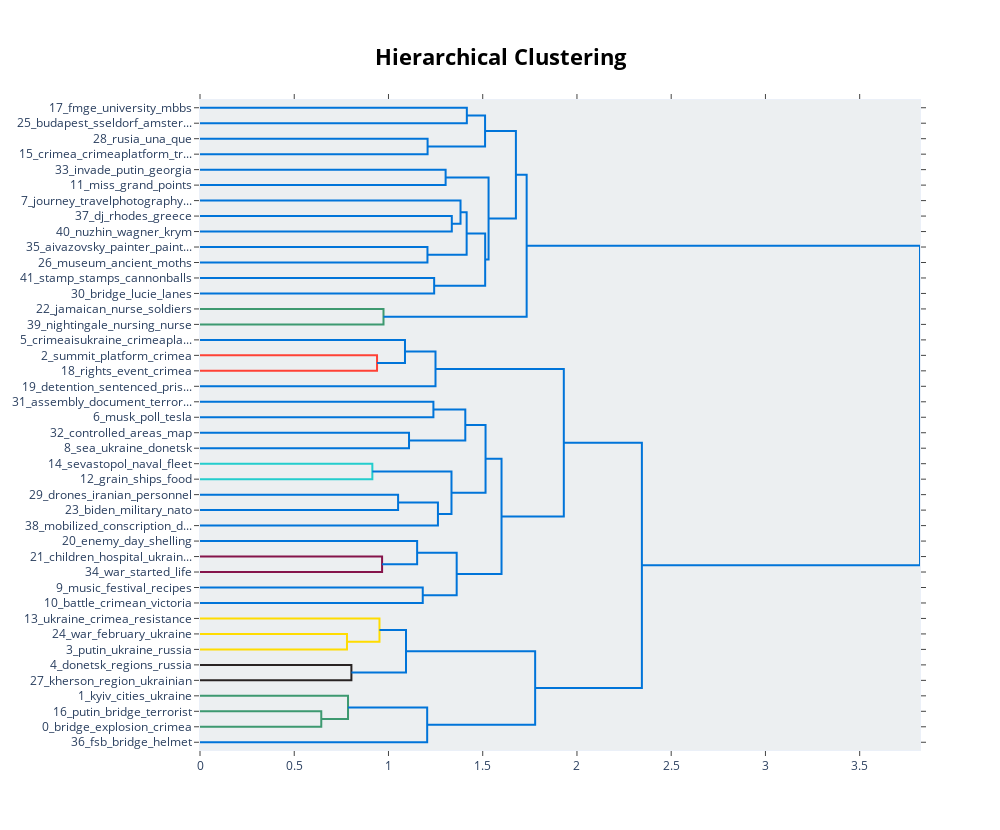

The code cell stored with this chart in its notebook:
### Code cell
model_ig.visualize_hierarchy()

### Figure 1 — Plotly figure (JSON) as saved in the notebook; plotly's stock layout.template omitted (floating-point values rounded to 4 significant figures)
{"data": [{"hoverinfo": "text", "marker": {"color": "rgb(0,116,217)"}, "mode": "lines", "type": "scatter", "x": [0, 1.416, 1.416, 0], "xaxis": "x", "y": [-5, -5, -15, -15], "yaxis": "y"}, {"hoverinfo": "text", "marker": {"color": "rgb(0,116,217)"}, "mode": "lines", "type": "scatter", "x": [0, 1.208, 1.208, 0], "xaxis": "x", "y": [-25, -25, -35, -35], "yaxis": "y"}, {"hoverinfo": "text", "marker": {"color": "rgb(0,116,217)"}, "mode": "lines", "type": "scatter", "x": [1.416, 1.513, 1.513, 1.208], "xaxis": "x", "y": [-10, -10, -30, -30], "yaxis": "y"}, {"hoverinfo": "text", "marker": {"color": "rgb(0,116,217)"}, "mode": "lines", "type": "scatter", "x": [0, 1.303, 1.303, 0], "xaxis": "x", "y": [-45, -45, -55, -55], "yaxis": "y"}, {"hoverinfo": "text", "marker": {"color": "rgb(0,116,217)"}, "mode": "lines", "type": "scatter", "x": [0, 1.336, 1.336, 0], "xaxis": "x", "y": [-75, -75, -85, -85], "yaxis": "y"}, {"hoverinfo": "text", "marker": {"color": "rgb(0,116,217)"}, "mode": "lines", "type": "scatter", "x": [0, 1.382, 1.382, 1.336], "xaxis": "x", "y": [-65, -65, -80, -80], "yaxis": "y"}, {"hoverinfo": "text", "marker": {"color": "rgb(0,116,217)"}, "mode": "lines", "type": "scatter", "x": [0, 1.207, 1.207, 0], "xaxis": "x", "y": [-95, -95, -105, -105], "yaxis": "y"}, {"hoverinfo": "text", "marker": {"color": "rgb(0,116,217)"}, "mode": "lines", "type": "scatter", "x": [1.382, 1.415, 1.415, 1.207], "xaxis": "x", "y": [-72.5, -72.5, -100, -100], "yaxis": "y"}, {"hoverinfo": "text", "marker": {"color": "rgb(0,116,217)"}, "mode": "lines", "type": "scatter", "x": [0, 1.242, 1.242, 0], "xaxis": "x", "y": [-115, -115, -125, -125], "yaxis": "y"}, {"hoverinfo": "text", "marker": {"color": "rgb(0,116,217)"}, "mode": "lines", "type": "scatter", "x": [1.415, 1.513, 1.513, 1.242], "xaxis": "x", "y": [-86.25, -86.25, -120, -120], "yaxis": "y"}, {"hoverinfo": "text", "marker": {"color": "rgb(0,116,217)"}, "mode": "lines", "type": "scatter", "x": [1.303, 1.531, 1.531, 1.513], "xaxis": "x", "y": [-50, -50, -103.1, -103.1], "yaxis": "y"}, {"hoverinfo": "text", "marker": {"color": "rgb(0,116,217)"}, "mode": "lines", "type": "scatter", "x": [1.513, 1.676, 1.676, 1.531], "xaxis": "x", "y": [-20, -20, -76.56, -76.56], "yaxis": "y"}, {"hoverinfo": "text", "marker": {"color": "rgb(61,153,112)"}, "mode": "lines", "type": "scatter", "x": [0, 0.9736, 0.9736, 0], "xaxis": "x", "y": [-135, -135, -145, -145], "yaxis": "y"}, {"hoverinfo": "text", "marker": {"color": "rgb(0,116,217)"}, "mode": "lines", "type": "scatter", "x": [1.676, 1.733, 1.733, 0.9736], "xaxis": "x", "y": [-48.28, -48.28, -140, -140], "yaxis": "y"}, {"hoverinfo": "text", "marker": {"color": "rgb(255,65,54)"}, "mode": "lines", "type": "scatter", "x": [0, 0.9393, 0.9393, 0], "xaxis": "x", "y": [-165, -165, -175, -175], "yaxis": "y"}, {"hoverinfo": "text", "marker": {"color": "rgb(0,116,217)"}, "mode": "lines", "type": "scatter", "x": [0, 1.088, 1.088, 0.9393], "xaxis": "x", "y": [-155, -155, -170, -170], "yaxis": "y"}, {"hoverinfo": "text", "marker": {"color": "rgb(0,116,217)"}, "mode": "lines", "type": "scatter", "x": [1.088, 1.25, 1.25, 0], "xaxis": "x", "y": [-162.5, -162.5, -185, -185], "yaxis": "y"}, {"hoverinfo": "text", "marker": {"color": "rgb(0,116,217)"}, "mode": "lines", "type": "scatter", "x": [0, 1.238, 1.238, 0], "xaxis": "x", "y": [-195, -195, -205, -205], "yaxis": "y"}, {"hoverinfo": "text", "marker": {"color": "rgb(0,116,217)"}, "mode": "lines", "type": "scatter", "x": [0, 1.109, 1.109, 0], "xaxis": "x", "y": [-215, -215, -225, -225], "yaxis": "y"}, {"hoverinfo": "text", "marker": {"color": "rgb(0,116,217)"}, "mode": "lines", "type": "scatter", "x": [1.238, 1.408, 1.408, 1.109], "xaxis": "x", "y": [-200, -200, -220, -220], "yaxis": "y"}, {"hoverinfo": "text", "marker": {"color": "rgb(35,205,205)"}, "mode": "lines", "type": "scatter", "x": [0, 0.9144, 0.9144, 0], "xaxis": "x", "y": [-235, -235, -245, -245], "yaxis": "y"}, {"hoverinfo": "text", "marker": {"color": "rgb(0,116,217)"}, "mode": "lines", "type": "scatter", "x": [0, 1.051, 1.051, 0], "xaxis": "x", "y": [-255, -255, -265, -265], "yaxis": "y"}, {"hoverinfo": "text", "marker": {"color": "rgb(0,116,217)"}, "mode": "lines", "type": "scatter", "x": [1.051, 1.262, 1.262, 0], "xaxis": "x", "y": [-260, -260, -275, -275], "yaxis": "y"}, {"hoverinfo": "text", "marker": {"color": "rgb(0,116,217)"}, "mode": "lines", "type": "scatter", "x": [0.9144, 1.334, 1.334, 1.262], "xaxis": "x", "y": [-240, -240, -267.5, -267.5], "yaxis": "y"}, {"hoverinfo": "text", "marker": {"color": "rgb(0,116,217)"}, "mode": "lines", "type": "scatter", "x": [1.408, 1.515, 1.515, 1.334], "xaxis": "x", "y": [-210, -210, -253.8, -253.8], "yaxis": "y"}, {"hoverinfo": "text", "marker": {"color": "rgb(133,20,75)"}, "mode": "lines", "type": "scatter", "x": [0, 0.9661, 0.9661, 0], "xaxis": "x", "y": [-295, -295, -305, -305], "yaxis": "y"}, {"hoverinfo": "text", "marker": {"color": "rgb(0,116,217)"}, "mode": "lines", "type": "scatter", "x": [0, 1.152, 1.152, 0.9661], "xaxis": "x", "y": [-285, -285, -300, -300], "yaxis": "y"}, {"hoverinfo": "text", "marker": {"color": "rgb(0,116,217)"}, "mode": "lines", "type": "scatter", "x": [0, 1.182, 1.182, 0], "xaxis": "x", "y": [-315, -315, -325, -325], "yaxis": "y"}, {"hoverinfo": "text", "marker": {"color": "rgb(0,116,217)"}, "mode": "lines", "type": "scatter", "x": [1.152, 1.362, 1.362, 1.182], "xaxis": "x", "y": [-292.5, -292.5, -320, -320], "yaxis": "y"}, {"hoverinfo": "text", "marker": {"color": "rgb(0,116,217)"}, "mode": "lines", "type": "scatter", "x": [1.515, 1.6, 1.6, 1.362], "xaxis": "x", "y": [-231.9, -231.9, -306.2, -306.2], "yaxis": "y"}, {"hoverinfo": "text", "marker": {"color": "rgb(0,116,217)"}, "mode": "lines", "type": "scatter", "x": [1.25, 1.93, 1.93, 1.6], "xaxis": "x", "y": [-173.8, -173.8, -269.1, -269.1], "yaxis": "y"}, {"hoverinfo": "text", "marker": {"color": "rgb(255,220,0)"}, "mode": "lines", "type": "scatter", "x": [0, 0.7798, 0.7798, 0], "xaxis": "x", "y": [-345, -345, -355, -355], "yaxis": "y"}, {"hoverinfo": "text", "marker": {"color": "rgb(255,220,0)"}, "mode": "lines", "type": "scatter", "x": [0, 0.9523, 0.9523, 0.7798], "xaxis": "x", "y": [-335, -335, -350, -350], "yaxis": "y"}, {"hoverinfo": "text", "marker": {"color": "rgb(40,35,35)"}, "mode": "lines", "type": "scatter", "x": [0, 0.8033, 0.8033, 0], "xaxis": "x", "y": [-365, -365, -375, -375], "yaxis": "y"}, {"hoverinfo": "text", "marker": {"color": "rgb(0,116,217)"}, "mode": "lines", "type": "scatter", "x": [0.9523, 1.093, 1.093, 0.8033], "xaxis": "x", "y": [-342.5, -342.5, -370, -370], "yaxis": "y"}, {"hoverinfo": "text", "marker": {"color": "rgb(61,153,112)"}, "mode": "lines", "type": "scatter", "x": [0, 0.6434, 0.6434, 0], "xaxis": "x", "y": [-395, -395, -405, -405], "yaxis": "y"}, {"hoverinfo": "text", "marker": {"color": "rgb(61,153,112)"}, "mode": "lines", "type": "scatter", "x": [0, 0.7854, 0.7854, 0.6434], "xaxis": "x", "y": [-385, -385, -400, -400], "yaxis": "y"}, {"hoverinfo": "text", "marker": {"color": "rgb(0,116,217)"}, "mode": "lines", "type": "scatter", "x": [0.7854, 1.205, 1.205, 0], "xaxis": "x", "y": [-392.5, -392.5, -415, -415], "yaxis": "y"}, {"hoverinfo": "text", "marker": {"color": "rgb(0,116,217)"}, "mode": "lines", "type": "scatter", "x": [1.093, 1.778, 1.778, 1.205], "xaxis": "x", "y": [-356.2, -356.2, -403.8, -403.8], "yaxis": "y"}, {"hoverinfo": "text", "marker": {"color": "rgb(0,116,217)"}, "mode": "lines", "type": "scatter", "x": [1.93, 2.344, 2.344, 1.778], "xaxis": "x", "y": [-221.4, -221.4, -380, -380], "yaxis": "y"}, {"hoverinfo": "text", "marker": {"color": "rgb(0,116,217)"}, "mode": "lines", "type": "scatter", "x": [1.733, 3.82, 3.82, 2.344], "xaxis": "x", "y": [-94.14, -94.14, -300.7, -300.7], "yaxis": "y"}], "layout": {"autosize": false, "height": 830, "hoverlabel": {"bgcolor": "white", "font": {"family": "Rockwell", "size": 16}}, "hovermode": "closest", "plot_bgcolor": "#ECEFF1", "showlegend": false, "title": {"font": {"color": "Black", "size": 22}, "text": "<b>Hierarchical Clustering</b>", "x": 0.5, "xanchor": "center", "yanchor": "top"}, "width": 1000, "xaxis": {"mirror": "allticks", "rangemode": "tozero", "showgrid": false, "showline": true, "showticklabels": true, "ticks": "outside", "type": "linear", "zeroline": false}, "yaxis": {"mirror": "allticks", "range": [-420, 0], "rangemode": "tozero", "showgrid": false, "showline": true, "showticklabels": true, "tickmode": "array", "ticks": "outside", "ticktext": ["17_fmge_university_mbbs", "25_budapest_sseldorf_amster...", "28_rusia_una_que", "15_crimea_crimeaplatform_tr...", "33_invade_putin_georgia", "11_miss_grand_points", "7_journey_travelphotography...", "37_dj_rhodes_greece", "40_nuzhin_wagner_krym", "35_aivazovsky_painter_paint...", "26_museum_ancient_moths", "41_stamp_stamps_cannonballs", "30_bridge_lucie_lanes", "22_jamaican_nurse_soldiers", "39_nightingale_nursing_nurse", "5_crimeaisukraine_crimeapla...", "2_summit_platform_crimea", "18_rights_event_crimea", "19_detention_sentenced_pris...", "31_assembly_document_terror...", "6_musk_poll_tesla", "32_controlled_areas_map", "8_sea_ukraine_donetsk", "14_sevastopol_naval_fleet", "12_grain_ships_food", "29_drones_iranian_personnel", "23_biden_military_nato", "38_mobilized_conscription_d...", "20_enemy_day_shelling", "21_children_hospital_ukrain...", "34_war_started_life", "9_music_festival_recipes", "10_battle_crimean_victoria", "13_ukraine_crimea_resistance", "24_war_february_ukraine", "3_putin_ukraine_russia", "4_donetsk_regions_russia", "27_kherson_region_ukrainian", "1_kyiv_cities_ukraine", "16_putin_bridge_terrorist", "0_bridge_explosion_crimea", "36_fsb_bridge_helmet"], "tickvals": [-5, -15, -25, -35, -45, -55, -65, -75, -85, -95, -105, -115, -125, -135, -145, -155, -165, -175, -185, -195, -205, -215, -225, -235, -245, -255, -265, -275, -285, -295, -305, -315, -325, -335, -345, -355, -365, -375, -385, -395, -405, -415], "type": "linear", "zeroline": false}}}
